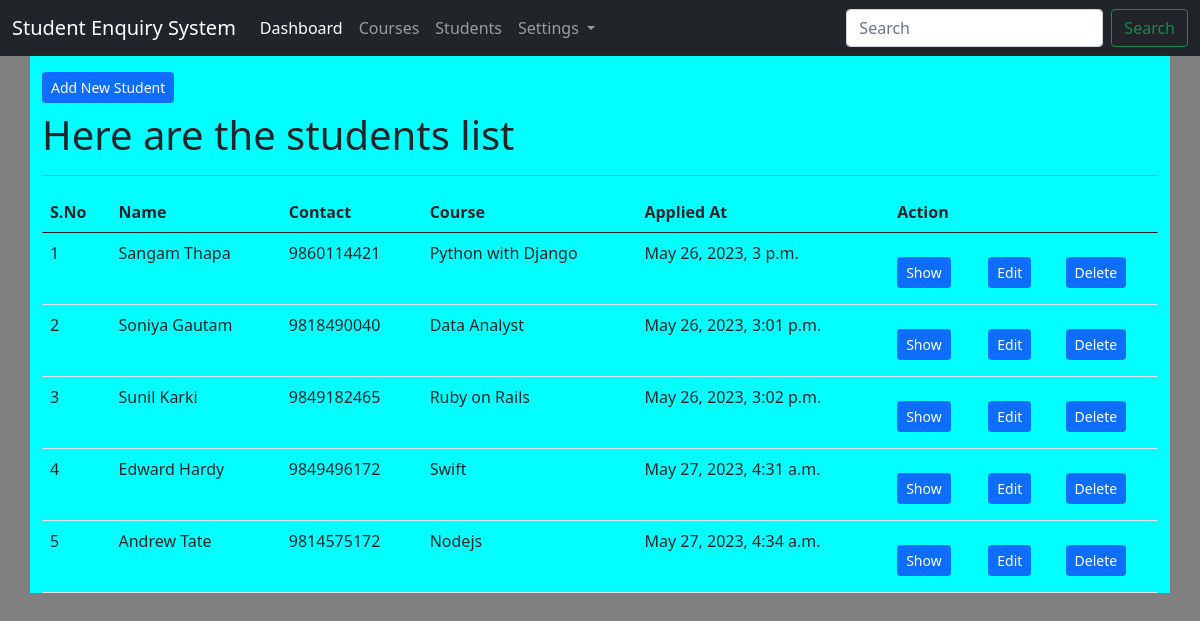
Page /students/list/ on the committed database.
### app_students/models.py (models this page shows, shortened)
class StudentModel(models.Model):
    first_name = models.CharField(max_length=200)
    middle_name = models.CharField(max_length=200, null=True, blank=True)
    last_name = models.CharField(max_length=200)
    email = models.EmailField(unique=True)
    contact = models.CharField(max_length=20)
    address =  models.CharField(max_length=200)
    current_degree = models.CharField(max_length=200)
    profile_img = models.FileField(upload_to='students/profiles/', null=True, blank=True)
    course = models.ForeignKey(CourseModel, on_delete=models.CASCADE)
    created_at = models.DateTimeField(auto_now_add=True)
    class Meta:
        db_table = 'tbl_students'

### app_courses/models.py (models this page shows, shortened)
class CourseModel(models.Model):
    course_name = models.CharField(max_length=200)
    course_code = models.CharField(max_length=100)
    class Meta:
        db_table = "tbl_courses"

### app_students/views.py (the view)
# urls.py: path('list/', views.student_index, name='student-index'),
def student_index(request):
    students = StudentModel.objects.all()
    context = {
        "students" : students,
        "title": "SES | Student List",
        "body_title": "Here are the students list"
        }
    return render(request, "students/index.html", context)

### templates/students/index.html (shortened to what this page needs)
{% extends 'layouts/master.html' %}
{% block content %}
<div class="container"style="background-color: cyan">
    <a href="{% url 'student-create' %}" class="btn btn-primary btn-sm mt-3 mb-2">Add New Student</a>
    <h1>{{ body_title }}</h1>
    <hr>
    <table class="table table-hover">
        <thead>
            <tr>
                <th>S.No</th>
                <th>Name</th>
                <th>Contact</th>
                <th>Course</th>
                <th>Applied At</th>
                <th colspan="3">Action</th>
            </tr>
        </thead>
        <tbody>
            {% for val in students %}
            <tr>
                <td>{{ forloop.counter }}</td>
                <td>{{ val.first_name }} {{ val.last_name }}</td>
                <td>{{ val.contact }}</td>
                <td>{{ val.course.course_name }}</td>
                <td>{{ val.created_at }}</td>
                <td><a href="{% url 'student-show' val.id %}"
                    class="btn btn-primary btn-sm mt-3 mb-2">Show</a>
                </td>
                <td><a href="{% url 'student-edit' val.id %}"
                    class="btn btn-primary btn-sm mt-3 mb-2">Edit</a>
                </td>
                <td><a href="{% url 'student-delete' val.id %}"
                    class="btn btn-primary btn-sm mt-3 mb-2">Delete</a>
                </td>
            </tr>
            {% endfor %}
        </tbody>
    </table>
</div>
{% endblock %}

### templates/layouts/master.html (style rules this page uses)
body { background-color: grey; }

### rows in the picture
StudentModel: first_name "Sangam", last_name "Thapa", contact "9860114421", course.course_name "Python with Django", created_at "May 26, 2023, 3 p.m."
StudentModel: first_name "Soniya", last_name "Gautam", contact "9818490040", course.course_name "Data Analyst", created_at "May 26, 2023, 3:01 p.m."
StudentModel: first_name "Sunil", last_name "Karki", contact "9849182465", course.course_name "Ruby on Rails", created_at "May 26, 2023, 3:02 p.m."
StudentModel: first_name "Edward", last_name "Hardy", contact "9849496172", course.course_name "Swift", created_at "May 27, 2023, 4:31 a.m."
StudentModel: first_name "Andrew", last_name "Tate", contact "9814575172", course.course_name "Nodejs", created_at "May 27, 2023, 4:34 a.m."

### other values in the picture
{{ body_title }} "Here are the students list"
